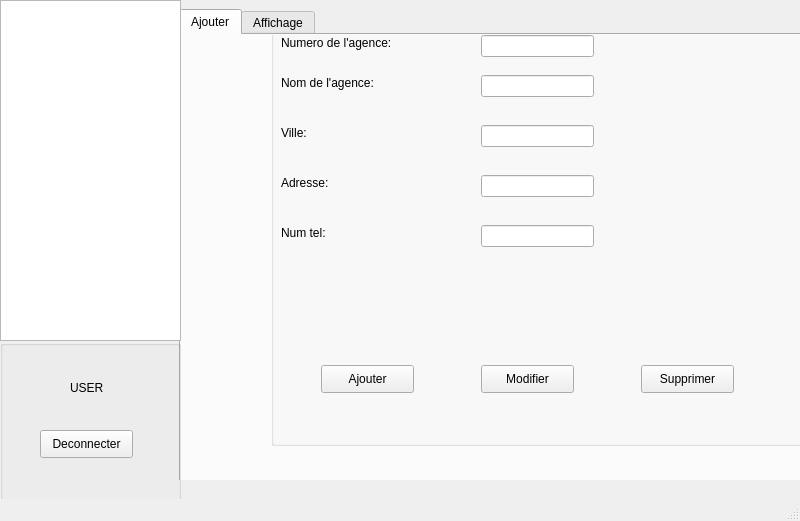
<?xml version="1.0" encoding="UTF-8"?>
<ui version="4.0">
 <class>newWindow</class>
 <widget class="QMainWindow" name="newWindow">
  <property name="geometry">
   <rect>
    <x>0</x>
    <y>0</y>
    <width>800</width>
    <height>521</height>
   </rect>
  </property>
  <property name="windowTitle">
   <string>HomePad-Contrats</string>
  </property>
  <property name="styleSheet">
   <string notr="true"/>
  </property>
  <widget class="QWidget" name="centralwidget">
   <widget class="QStackedWidget" name="stackedWidget">
    <property name="geometry">
     <rect>
      <x>179</x>
      <y>9</y>
      <width>621</width>
      <height>471</height>
     </rect>
    </property>
    <property name="styleSheet">
     <string notr="true"/>
    </property>
    <property name="currentIndex">
     <number>2</number>
    </property>
    <widget class="QWidget" name="page">
     <widget class="QLabel" name="label_19">
      <property name="geometry">
       <rect>
        <x>110</x>
        <y>110</y>
        <width>56</width>
        <height>16</height>
       </rect>
      </property>
      <property name="text">
       <string>page1</string>
      </property>
     </widget>
    </widget>
    <widget class="QWidget" name="page_2">
     <widget class="QLabel" name="label_20">
      <property name="geometry">
       <rect>
        <x>400</x>
        <y>130</y>
        <width>56</width>
        <height>16</height>
       </rect>
      </property>
      <property name="text">
       <string>page2</string>
      </property>
     </widget>
    </widget>
    <widget class="QWidget" name="page_3">
     <widget class="QTabWidget" name="tabWidget_2">
      <property name="geometry">
       <rect>
        <x>0</x>
        <y>0</y>
        <width>871</width>
        <height>481</height>
       </rect>
      </property>
      <property name="minimumSize">
       <size>
        <width>871</width>
        <height>0</height>
       </size>
      </property>
      <property name="cursor">
       <cursorShape>ArrowCursor</cursorShape>
      </property>
      <property name="currentIndex">
       <number>0</number>
      </property>
      <widget class="QWidget" name="tab_4">
       <attribute name="title">
        <string>Ajouter</string>
       </attribute>
       <widget class="QGroupBox" name="groupBox_4">
        <property name="geometry">
         <rect>
          <x>90</x>
          <y>-30</y>
          <width>531</width>
          <height>441</height>
         </rect>
        </property>
        <property name="title">
         <string/>
        </property>
        <widget class="QLabel" name="label_5">
         <property name="geometry">
          <rect>
           <x>10</x>
           <y>30</y>
           <width>131</width>
           <height>16</height>
          </rect>
         </property>
         <property name="text">
          <string>Numero de l'agence:</string>
         </property>
        </widget>
        <widget class="QLabel" name="label_6">
         <property name="geometry">
          <rect>
           <x>10</x>
           <y>70</y>
           <width>121</width>
           <height>16</height>
          </rect>
         </property>
         <property name="text">
          <string>Nom de l'agence:</string>
         </property>
        </widget>
        <widget class="QLabel" name="label_7">
         <property name="geometry">
          <rect>
           <x>10</x>
           <y>120</y>
           <width>81</width>
           <height>16</height>
          </rect>
         </property>
         <property name="text">
          <string>Ville:</string>
         </property>
        </widget>
        <widget class="QLabel" name="label_8">
         <property name="geometry">
          <rect>
           <x>10</x>
           <y>170</y>
           <width>81</width>
           <height>16</height>
          </rect>
         </property>
         <property name="text">
          <string>Adresse:</string>
         </property>
        </widget>
        <widget class="QLabel" name="label_31">
         <property name="geometry">
          <rect>
           <x>10</x>
           <y>220</y>
           <width>71</width>
           <height>16</height>
          </rect>
         </property>
         <property name="text">
          <string>Num tel:</string>
         </property>
        </widget>
        <widget class="QLineEdit" name="lineEdit_5">
         <property name="geometry">
          <rect>
           <x>210</x>
           <y>30</y>
           <width>113</width>
           <height>22</height>
          </rect>
         </property>
        </widget>
        <widget class="QLineEdit" name="lineEdit_6">
         <property name="geometry">
          <rect>
           <x>210</x>
           <y>70</y>
           <width>113</width>
           <height>22</height>
          </rect>
         </property>
        </widget>
        <widget class="QLineEdit" name="lineEdit_8">
         <property name="geometry">
          <rect>
           <x>210</x>
           <y>120</y>
           <width>113</width>
           <height>22</height>
          </rect>
         </property>
        </widget>
        <widget class="QLineEdit" name="lineEdit_26">
         <property name="geometry">
          <rect>
           <x>210</x>
           <y>170</y>
           <width>113</width>
           <height>22</height>
          </rect>
         </property>
        </widget>
        <widget class="QLineEdit" name="lineEdit_27">
         <property name="geometry">
          <rect>
           <x>210</x>
           <y>220</y>
           <width>113</width>
           <height>22</height>
          </rect>
         </property>
        </widget>
        <widget class="QPushButton" name="pushButton_6">
         <property name="geometry">
          <rect>
           <x>370</x>
           <y>360</y>
           <width>93</width>
           <height>28</height>
          </rect>
         </property>
         <property name="text">
          <string>Supprimer</string>
         </property>
        </widget>
        <widget class="QPushButton" name="pushButton_5">
         <property name="geometry">
          <rect>
           <x>210</x>
           <y>360</y>
           <width>93</width>
           <height>28</height>
          </rect>
         </property>
         <property name="text">
          <string>Modifier</string>
         </property>
        </widget>
        <widget class="QPushButton" name="pushButton_4">
         <property name="geometry">
          <rect>
           <x>50</x>
           <y>360</y>
           <width>93</width>
           <height>28</height>
          </rect>
         </property>
         <property name="text">
          <string>Ajouter</string>
         </property>
        </widget>
       </widget>
      </widget>
      <widget class="QWidget" name="tab_2">
       <attribute name="title">
        <string>Affichage</string>
       </attribute>
       <widget class="QTableView" name="tableView">
        <property name="geometry">
         <rect>
          <x>0</x>
          <y>0</y>
          <width>611</width>
          <height>341</height>
         </rect>
        </property>
       </widget>
      </widget>
     </widget>
    </widget>
    <widget class="QWidget" name="page_4">
     <widget class="QLabel" name="label_22">
      <property name="geometry">
       <rect>
        <x>350</x>
        <y>240</y>
        <width>56</width>
        <height>16</height>
       </rect>
      </property>
      <property name="text">
       <string>page4</string>
      </property>
     </widget>
    </widget>
    <widget class="QWidget" name="page_5">
     <widget class="QTabWidget" name="tabWidget">
      <property name="geometry">
       <rect>
        <x>0</x>
        <y>0</y>
        <width>611</width>
        <height>678</height>
       </rect>
      </property>
      <property name="styleSheet">
       <string notr="true"/>
      </property>
      <property name="currentIndex">
       <number>0</number>
      </property>
      <widget class="QWidget" name="tab_5">
       <attribute name="title">
        <string>afficher</string>
       </attribute>
       <widget class="QGroupBox" name="groupBox_3">
        <property name="geometry">
         <rect>
          <x>10</x>
          <y>10</y>
          <width>771</width>
          <height>481</height>
         </rect>
        </property>
        <property name="title">
         <string>Les Contrats:</string>
        </property>
        <widget class="QLineEdit" name="lineEdit_9">
         <property name="geometry">
          <rect>
           <x>0</x>
           <y>20</y>
           <width>601</width>
           <height>111</height>
          </rect>
         </property>
         <property name="styleSheet">
          <string notr="true"/>
         </property>
        </widget>
        <widget class="QPushButton" name="pushButton_21">
         <property name="geometry">
          <rect>
           <x>500</x>
           <y>160</y>
           <width>93</width>
           <height>28</height>
          </rect>
         </property>
         <property name="styleSheet">
          <string notr="true"/>
         </property>
         <property name="text">
          <string>Voir le reste</string>
         </property>
        </widget>
        <widget class="QPushButton" name="pushButton_22">
         <property name="geometry">
          <rect>
           <x>390</x>
           <y>160</y>
           <width>93</width>
           <height>28</height>
          </rect>
         </property>
         <property name="styleSheet">
          <string notr="true"/>
         </property>
         <property name="text">
          <string>exporter</string>
         </property>
        </widget>
        <widget class="QPushButton" name="pushButton_23">
         <property name="geometry">
          <rect>
           <x>390</x>
           <y>350</y>
           <width>93</width>
           <height>28</height>
          </rect>
         </property>
         <property name="styleSheet">
          <string notr="true"/>
         </property>
         <property name="text">
          <string>exporter</string>
         </property>
        </widget>
        <widget class="QPushButton" name="pushButton_24">
         <property name="geometry">
          <rect>
           <x>500</x>
           <y>350</y>
           <width>93</width>
           <height>28</height>
          </rect>
         </property>
         <property name="styleSheet">
          <string notr="true"/>
         </property>
         <property name="text">
          <string>Voir le reste</string>
         </property>
        </widget>
        <widget class="QLineEdit" name="lineEdit_10">
         <property name="geometry">
          <rect>
           <x>0</x>
           <y>210</y>
           <width>601</width>
           <height>111</height>
          </rect>
         </property>
         <property name="styleSheet">
          <string notr="true"/>
         </property>
        </widget>
        <widget class="QPushButton" name="pushButton_25">
         <property name="geometry">
          <rect>
           <x>612</x>
           <y>0</y>
           <width>151</width>
           <height>28</height>
          </rect>
         </property>
         <property name="text">
          <string>scanner le QR code</string>
         </property>
        </widget>
       </widget>
      </widget>
      <widget class="QWidget" name="tab_6">
       <attribute name="title">
        <string>inserer</string>
       </attribute>
       <widget class="QLabel" name="label_9">
        <property name="geometry">
         <rect>
          <x>25</x>
          <y>40</y>
          <width>101</width>
          <height>20</height>
         </rect>
        </property>
        <property name="text">
         <string>nom du client</string>
        </property>
       </widget>
       <widget class="QLineEdit" name="lineEdit_11">
        <property name="geometry">
         <rect>
          <x>140</x>
          <y>40</y>
          <width>113</width>
          <height>22</height>
         </rect>
        </property>
        <property name="sizePolicy">
         <sizepolicy hsizetype="Expanding" vsizetype="Preferred">
          <horstretch>0</horstretch>
          <verstretch>0</verstretch>
         </sizepolicy>
        </property>
        <property name="styleSheet">
         <string notr="true"/>
        </property>
       </widget>
       <widget class="QLineEdit" name="lineEdit_12">
        <property name="geometry">
         <rect>
          <x>140</x>
          <y>70</y>
          <width>113</width>
          <height>22</height>
         </rect>
        </property>
        <property name="styleSheet">
         <string notr="true"/>
        </property>
       </widget>
       <widget class="QLabel" name="label_10">
        <property name="geometry">
         <rect>
          <x>25</x>
          <y>70</y>
          <width>101</width>
          <height>20</height>
         </rect>
        </property>
        <property name="text">
         <string>Prenom du client</string>
        </property>
       </widget>
       <widget class="QLabel" name="label_11">
        <property name="geometry">
         <rect>
          <x>20</x>
          <y>100</y>
          <width>131</width>
          <height>20</height>
         </rect>
        </property>
        <property name="text">
         <string>Type du contrat:</string>
        </property>
       </widget>
       <widget class="QRadioButton" name="radioButton_5">
        <property name="geometry">
         <rect>
          <x>60</x>
          <y>140</y>
          <width>97</width>
          <height>20</height>
         </rect>
        </property>
        <property name="text">
         <string>Achat</string>
        </property>
       </widget>
       <widget class="QRadioButton" name="radioButton_6">
        <property name="geometry">
         <rect>
          <x>60</x>
          <y>170</y>
          <width>97</width>
          <height>20</height>
         </rect>
        </property>
        <property name="text">
         <string>Vendre</string>
        </property>
       </widget>
       <widget class="QDateEdit" name="dateEdit_3">
        <property name="geometry">
         <rect>
          <x>150</x>
          <y>200</y>
          <width>110</width>
          <height>22</height>
         </rect>
        </property>
        <property name="styleSheet">
         <string notr="true"/>
        </property>
       </widget>
       <widget class="QLabel" name="label_16">
        <property name="geometry">
         <rect>
          <x>30</x>
          <y>200</y>
          <width>101</width>
          <height>20</height>
         </rect>
        </property>
        <property name="text">
         <string>Date :</string>
        </property>
       </widget>
       <widget class="QPushButton" name="pushButton_26">
        <property name="geometry">
         <rect>
          <x>30</x>
          <y>250</y>
          <width>111</width>
          <height>28</height>
         </rect>
        </property>
        <property name="styleSheet">
         <string notr="true"/>
        </property>
        <property name="text">
         <string>QR Generateur</string>
        </property>
       </widget>
       <widget class="QPushButton" name="pushButton_27">
        <property name="geometry">
         <rect>
          <x>200</x>
          <y>400</y>
          <width>93</width>
          <height>28</height>
         </rect>
        </property>
        <property name="styleSheet">
         <string notr="true"/>
        </property>
        <property name="text">
         <string>Valider</string>
        </property>
       </widget>
       <widget class="QLabel" name="label_17">
        <property name="geometry">
         <rect>
          <x>310</x>
          <y>30</y>
          <width>121</width>
          <height>16</height>
         </rect>
        </property>
        <property name="text">
         <string>Inserer le contenu</string>
        </property>
       </widget>
       <widget class="QTextEdit" name="textEdit_4">
        <property name="geometry">
         <rect>
          <x>310</x>
          <y>60</y>
          <width>211</width>
          <height>151</height>
         </rect>
        </property>
        <property name="autoFillBackground">
         <bool>false</bool>
        </property>
        <property name="styleSheet">
         <string notr="true"/>
        </property>
        <property name="frameShadow">
         <enum>QFrame::Plain</enum>
        </property>
       </widget>
       <widget class="QLabel" name="label_18">
        <property name="geometry">
         <rect>
          <x>330</x>
          <y>220</y>
          <width>121</width>
          <height>16</height>
         </rect>
        </property>
        <property name="text">
         <string>OU</string>
        </property>
       </widget>
       <widget class="QPushButton" name="pushButton_28">
        <property name="geometry">
         <rect>
          <x>310</x>
          <y>250</y>
          <width>141</width>
          <height>28</height>
         </rect>
        </property>
        <property name="styleSheet">
         <string notr="true"/>
        </property>
        <property name="text">
         <string>choisir une template</string>
        </property>
       </widget>
       <widget class="QPushButton" name="pushButton_29">
        <property name="geometry">
         <rect>
          <x>290</x>
          <y>400</y>
          <width>151</width>
          <height>28</height>
         </rect>
        </property>
        <property name="styleSheet">
         <string notr="true"/>
        </property>
        <property name="text">
         <string>Modifier</string>
        </property>
       </widget>
       <widget class="QPushButton" name="pushButton_30">
        <property name="geometry">
         <rect>
          <x>440</x>
          <y>400</y>
          <width>151</width>
          <height>28</height>
         </rect>
        </property>
        <property name="styleSheet">
         <string notr="true"/>
        </property>
        <property name="text">
         <string>Supprimer</string>
        </property>
       </widget>
      </widget>
     </widget>
    </widget>
   </widget>
   <widget class="QListWidget" name="listWidget">
    <property name="geometry">
     <rect>
      <x>0</x>
      <y>0</y>
      <width>181</width>
      <height>341</height>
     </rect>
    </property>
    <property name="styleSheet">
     <string notr="true"/>
    </property>
    <property name="editTriggers">
     <set>QAbstractItemView::DoubleClicked|QAbstractItemView::EditKeyPressed|QAbstractItemView::SelectedClicked</set>
    </property>
    <property name="selectionBehavior">
     <enum>QAbstractItemView::SelectItems</enum>
    </property>
    <property name="textElideMode">
     <enum>Qt::ElideLeft</enum>
    </property>
   </widget>
   <widget class="QGroupBox" name="groupBox">
    <property name="geometry">
     <rect>
      <x>0</x>
      <y>340</y>
      <width>181</width>
      <height>171</height>
     </rect>
    </property>
    <property name="styleSheet">
     <string notr="true"/>
    </property>
    <property name="title">
     <string/>
    </property>
    <widget class="QLabel" name="label">
     <property name="geometry">
      <rect>
       <x>70</x>
       <y>40</y>
       <width>91</width>
       <height>16</height>
      </rect>
     </property>
     <property name="text">
      <string>USER</string>
     </property>
    </widget>
    <widget class="QLabel" name="label_2">
     <property name="geometry">
      <rect>
       <x>10</x>
       <y>20</y>
       <width>51</width>
       <height>51</height>
      </rect>
     </property>
     <property name="text">
      <string/>
     </property>
     <property name="pixmap">
      <pixmap resource="GFX.qrc">:/blankprofile.png</pixmap>
     </property>
     <property name="scaledContents">
      <bool>true</bool>
     </property>
    </widget>
    <widget class="QPushButton" name="pushButton">
     <property name="geometry">
      <rect>
       <x>40</x>
       <y>90</y>
       <width>93</width>
       <height>28</height>
      </rect>
     </property>
     <property name="text">
      <string>Deconnecter</string>
     </property>
    </widget>
   </widget>
  </widget>
  <widget class="QMenuBar" name="menubar">
   <property name="geometry">
    <rect>
     <x>0</x>
     <y>0</y>
     <width>800</width>
     <height>26</height>
    </rect>
   </property>
  </widget>
  <widget class="QStatusBar" name="statusbar"/>
 </widget>
 <resources>
  <include location="GFX.qrc"/>
 </resources>
 <connections/>
</ui>
